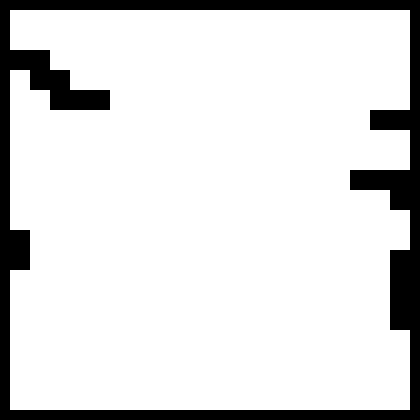
#> input picture Combined_Deployment/Maps/map1/M_0036.png, 420 x 420 px
$ python Extract_obstacles_map1.py
#> lines starting #> are read from the running program, lines starting #| are printed output that depends on the picture; after the words box and inside, x2 and y2 are one past the last pixel; in counts of white or black regions, pixels touching at a corner belong together
from PIL import Image
import numpy as np

def load_grid(image_path, threshold=128, size=(300, 300)):
#> called with image_path = 'M_0036.png', threshold = 128, size = (300, 300)
    image = Image.open(image_path).convert("L").resize(size)
    image_array = np.array(image)
    grid = np.where(image_array < threshold, 1, -1)  # 1: obstacle, -1: free/unknown
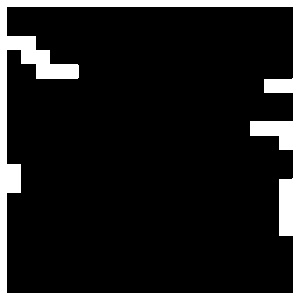
#> grid: shape (300, 300) int64; values -1 (black) and 1 (white), 13.5% white; 1 white region, box (x1, y1, x2, y2) and area: (0, 0, 300, 300) 12112
    return grid

def extract_obstacle_coords(grid):
    obstacle_coords = []
    rows, cols = grid.shape
#> rows = 300; cols = 300
    for y in range(rows):
        for x in range(cols):
            if grid[y, x] == 1:
                obstacle_coords.append((x, y, 1))
    return obstacle_coords

def save_obstacles_to_file(coords, output_file):
    with open(output_file, 'w') as f:
        for x, y, t in coords:
            f.write(f"{x}, {y}, {t}\n")

if __name__ == "__main__":
    grid = load_grid("M_0036.png")
    obstacle_coords = extract_obstacle_coords(grid)
#> obstacle_coords = 12112 items, first 6: (0, 0, 1), (1, 0, 1), (2, 0, 1), (3, 0, 1), (4, 0, 1), (5, 0, 1)
    save_obstacles_to_file(obstacle_coords, "obstacles_from_grid.txt")
    print(f"Extracted {len(obstacle_coords)} obstacle coordinates.")
#| Extracted 12112 obstacle coordinates.
